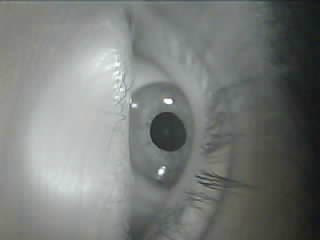
#> input picture test.png, 320 x 240 px
$ jupyter execute RecursivePupilEstimation.ipynb
#> lines starting #> are read from the running program, lines starting #| are printed output that depends on the picture
[cell 1]
import cv2
import matplotlib.pyplot as plt
import numpy as np

0. Receive estimation of pupil characteristics from previos frame

[cell 2]
original_image = cv2.imread("../test.png")
#> original_image is the input picture: shape (240, 320, 3); mean B, G, R 121.2, 123.4, 120.2

[cell 3]
plt.imshow(original_image)

1. Crop ROI

[cell 4]
cropped_image = original_image[20:,100:220]
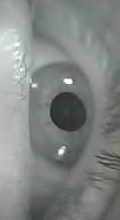
#> cropped_image: shape (220, 120, 3); mean B, G, R 132.1, 133.7, 129.1

[cell 5]
plt.imshow(cropped_image)

2. Haar-like feature detection

[cell 6]
gray_image = cv2.cvtColor(original_image,cv2.COLOR_BGR2GRAY)

[cell 7]
plt.imshow(gray_image)

[cell 8]
x = 111
y = 147
a = 40
ROI_image = gray_image[x:x+a,y:y+a]/255
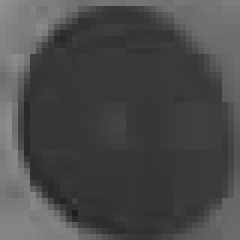
#> ROI_image: shape (40, 40) float64 (shown 6 times larger); min 0.118, max 0.565, mean 0.291
plt.imshow(ROI_image)

[cell 9]
plt.figure(figsize=(27,27))
plt.imshow(ROI_image, cmap='gray')

height, width = ROI_image.shape
#> height = 40; width = 40
for y in range(height):
    for x in range(width):
        plt.annotate(str(round(ROI_image[y, x],2)), xy=(x, y), color='red', fontsize=9, ha='center', va='center')

# Hide axis ticks and labels for a cleaner look
plt.xticks([])
plt.yticks([])

plt.savefig("ImageWithPixelValues.png")

[cell 10]
def vertical_line_feature(shape):
    # Ensure the shape has odd dimensions for symmetry
    if shape[0] % 2 == 0 or shape[1] % 2 == 0:
        raise ValueError("Shape dimensions must be odd for symmetry.")

    # Create an array to hold the custom vertical line feature
    feature = np.zeros(shape, dtype=int)

    # Define the width of the black region
    side_width = shape[1] // 4
    middle_width = 2 * side_width


    # Set values for the white and black regions
    feature[:, :side_width] = -1
    feature[:, side_width:side_width+middle_width] = 1
    feature[:, side_width+middle_width:] = -1

    return feature

[cell 11]
# Define the size of the custom Haar-like line feature
custom_shape = (35,35)  # Customize the shape as per your requirement

# Create the custom Haar-like line feature
custom_line_feature = vertical_line_feature(custom_shape)

new_image = cv2.filter2D(gray_image,-1,custom_line_feature)
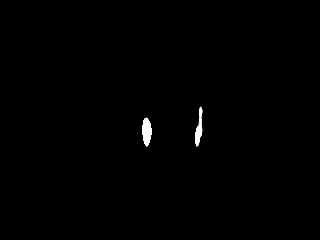
#> new_image: shape (240, 320); min 0, max 255, mean 1.3

fig,ax = plt.subplots(1,3,figsize=(15,15))
ax[0].imshow(new_image,cmap="gray")
ax[1].imshow(custom_line_feature,cmap="gray")
ax[2].imshow(gray_image,cmap="gray")
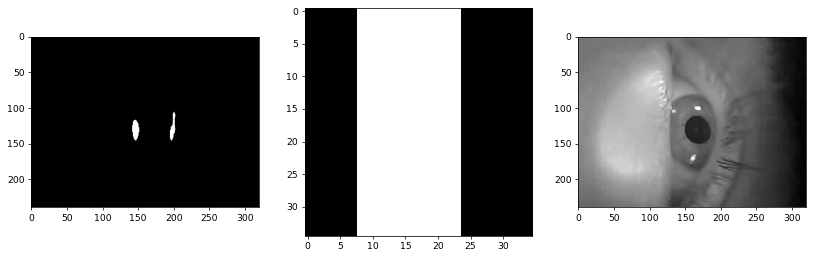
#> figure drawn by matplotlib, 3 panels
